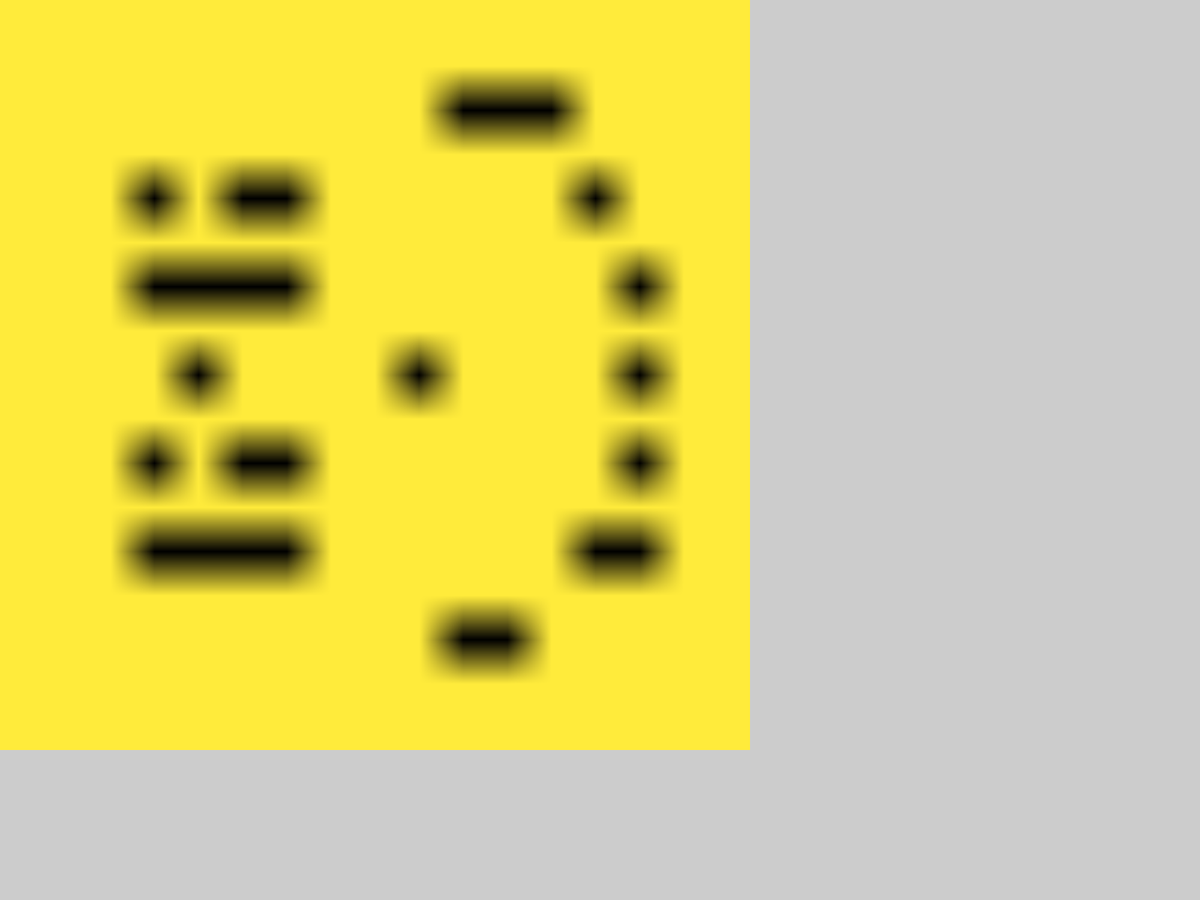
Frame 1 (no input)
Frame 2 (the mouse pressed at the canvas centre, redrawn once): identical to frame 1, image omitted

The Processing sketch that drew this single still picture (run headless with seeded random() and noise(); the mouse was pressed at the canvas centre and the sketch redrawn once):

// Processing sketch: FromKnoxMatrix
// ── FromKnoxMatrix.pde
void setup() {
  fullScreen();
}
void draw() {
  noLoop();
  PImage x = createImage(17, 17, RGB);
  x.loadPixels();
  //int[][] c = {{0xffeb3b, 0xffeb3b, 0xffeb3b, 0xffeb3b, 0xffeb3b, 0xffeb3b, 0xffeb3b, 0xffeb3b, 0xffeb3b, 0xffeb3b, 0xffeb3b, 0xffeb3b, 0xffeb3b, 0xffeb3b, 0xffeb3b, 0xffeb3b, 0xffeb3b}, {0xffeb3b, 0xffeb3b, 0xffeb3b, 0xffeb3b, 0xffeb3b, 0xffeb3b, 0xffeb3b, 0xffeb3b, 0xffeb3b, 0xffeb3b, 0xffeb3b, 0xffeb3b, 0xffeb3b, 0xffeb3b, 0xffeb3b, 0xffeb3b, 0xffeb3b}, {0xffeb3b, 0xffeb3b, 0xffeb3b, 0xffeb3b, 0xffeb3b, 0xffeb3b, 0xffeb3b, 0xffeb3b, 0xffeb3b, 0xffeb3b, 0x000000, 0x000000, 0x000000, 0xffeb3b, 0xffeb3b, 0xffeb3b, 0xffeb3b}, {0xffeb3b, 0xffeb3b, 0xffeb3b, 0x000000, 0x000000, 0x000000, 0x000000, 0xffeb3b, 0xffeb3b, 0xffeb3b, 0xffeb3b, 0xffeb3b, 0x000000, 0x000000, 0xffeb3b, 0xffeb3b, 0xffeb3b}, {0xffeb3b, 0xffeb3b, 0xffeb3b, 0x000000, 0xffeb3b, 0x000000, 0x000000, 0xffeb3b, 0xffeb3b, 0xffeb3b, 0xffeb3b, 0xffeb3b, 0xffeb3b, 0x000000, 0xffeb3b, 0xffeb3b, 0xffeb3b}, {0xffeb3b, 0xffeb3b, 0xffeb3b, 0x000000, 0xffeb3b, 0xffeb3b, 0x000000, 0xffeb3b, 0xffeb3b, 0xffeb3b, 0xffeb3b, 0xffeb3b, 0xffeb3b, 0x000000, 0x000000, 0xffeb3b, 0xffeb3b}, {0xffeb3b, 0xffeb3b, 0xffeb3b, 0x000000, 0x000000, 0x000000, 0x000000, 0xffeb3b, 0xffeb3b, 0xffeb3b, 0xffeb3b, 0xffeb3b, 0xffeb3b, 0xffeb3b, 0x000000, 0xffeb3b, 0xffeb3b}, {0xffeb3b, 0xffeb3b, 0xffeb3b, 0xffeb3b, 0x000000, 0xffeb3b, 0xffeb3b, 0xffeb3b, 0xffeb3b, 0xffeb3b, 0xffeb3b, 0xffeb3b, 0xffeb3b, 0xffeb3b, 0x000000, 0xffeb3b, 0xffeb3b}, {0xffeb3b, 0xffeb3b, 0xffeb3b, 0xffeb3b, 0x000000, 0xffeb3b, 0xffeb3b, 0xffeb3b, 0xffeb3b, 0x000000, 0xffeb3b, 0xffeb3b, 0xffeb3b, 0xffeb3b, 0x000000, 0xffeb3b, 0xffeb3b}, {0xffeb3b, 0xffeb3b, 0xffeb3b, 0x000000, 0x000000, 0x000000, 0x000000, 0xffeb3b, 0xffeb3b, 0xffeb3b, 0xffeb3b, 0xffeb3b, 0xffeb3b, 0xffeb3b, 0x000000, 0xffeb3b, 0xffeb3b}, {0xffeb3b, 0xffeb3b, 0xffeb3b, 0x000000, 0xffeb3b, 0x000000, 0x000000, 0xffeb3b, 0xffeb3b, 0xffeb3b, 0xffeb3b, 0xffeb3b, 0xffeb3b, 0xffeb3b, 0x000000, 0xffeb3b, 0xffeb3b}, {0xffeb3b, 0xffeb3b, 0xffeb3b, 0x000000, 0xffeb3b, 0xffeb3b, 0x000000, 0xffeb3b, 0xffeb3b, 0xffeb3b, 0xffeb3b, 0xffeb3b, 0xffeb3b, 0xffeb3b, 0x000000, 0xffeb3b, 0xffeb3b}, {0xffeb3b, 0xffeb3b, 0xffeb3b, 0x000000, 0x000000, 0x000000, 0x000000, 0xffeb3b, 0xffeb3b, 0xffeb3b, 0xffeb3b, 0xffeb3b, 0xffeb3b, 0x000000, 0x000000, 0xffeb3b, 0xffeb3b}, {0xffeb3b, 0xffeb3b, 0xffeb3b, 0xffeb3b, 0xffeb3b, 0xffeb3b, 0xffeb3b, 0xffeb3b, 0xffeb3b, 0xffeb3b, 0xffeb3b, 0x000000, 0x000000, 0xffeb3b, 0xffeb3b, 0xffeb3b, 0xffeb3b}, {0xffeb3b, 0xffeb3b, 0xffeb3b, 0xffeb3b, 0xffeb3b, 0xffeb3b, 0xffeb3b, 0xffeb3b, 0xffeb3b, 0xffeb3b, 0x000000, 0x000000, 0xffeb3b, 0xffeb3b, 0xffeb3b, 0xffeb3b, 0xffeb3b}, {0xffeb3b, 0xffeb3b, 0xffeb3b, 0xffeb3b, 0xffeb3b, 0xffeb3b, 0xffeb3b, 0xffeb3b, 0xffeb3b, 0xffeb3b, 0xffeb3b, 0xffeb3b, 0xffeb3b, 0xffeb3b, 0xffeb3b, 0xffeb3b, 0xffeb3b}, {0xffeb3b, 0xffeb3b, 0xffeb3b, 0xffeb3b, 0xffeb3b, 0xffeb3b, 0xffeb3b, 0xffeb3b, 0xffeb3b, 0xffeb3b, 0xffeb3b, 0xffeb3b, 0xffeb3b, 0xffeb3b, 0xffeb3b, 0xffeb3b, 0xffeb3b}}
  //;
  int[] c = { 0xffeb3b, 0xffeb3b, 0xffeb3b, 0xffeb3b, 0xffeb3b, 0xffeb3b, 0xffeb3b, 0xffeb3b, 0xffeb3b, 0xffeb3b, 0xffeb3b, 0xffeb3b, 0xffeb3b, 0xffeb3b, 0xffeb3b, 0xffeb3b, 0xffeb3b, 
    0xffeb3b, 0xffeb3b, 0xffeb3b, 0xffeb3b, 0xffeb3b, 0xffeb3b, 0xffeb3b, 0xffeb3b, 0xffeb3b, 0xffeb3b, 0xffeb3b, 0xffeb3b, 0xffeb3b, 0xffeb3b, 0xffeb3b, 0xffeb3b, 0xffeb3b, 
    0xffeb3b, 0xffeb3b, 0xffeb3b, 0xffeb3b, 0xffeb3b, 0xffeb3b, 0xffeb3b, 0xffeb3b, 0xffeb3b, 0xffeb3b, 0x000000, 0x000000, 0x000000, 0xffeb3b, 0xffeb3b, 0xffeb3b, 0xffeb3b, 
    0xffeb3b, 0xffeb3b, 0xffeb3b, 0x000000, 0x000000, 0xffeb3b, 0xffeb3b, 0xffeb3b, 0xffeb3b, 0xffeb3b, 0x000000, 0x000000, 0x000000, 0x000000, 0xffeb3b, 0xffeb3b, 0xffeb3b, 
    0xffeb3b, 0xffeb3b, 0xffeb3b, 0x000000, 0xffeb3b, 0x000000, 0x000000, 0xffeb3b, 0xffeb3b, 0xffeb3b, 0xffeb3b, 0xffeb3b, 0xffeb3b, 0x000000, 0xffeb3b, 0xffeb3b, 0xffeb3b, 
    0xffeb3b, 0xffeb3b, 0x000000, 0x000000, 0xffeb3b, 0xffeb3b, 0xffeb3b, 0xffeb3b, 0xffeb3b, 0xffeb3b, 0x000000, 0xffeb3b, 0xffeb3b, 0x000000, 0xffeb3b, 0xffeb3b, 0xffeb3b, 
    0xffeb3b, 0xffeb3b, 0xffeb3b, 0x000000, 0x000000, 0x000000, 0x000000, 0xffeb3b, 0xffeb3b, 0xffeb3b, 0xffeb3b, 0xffeb3b, 0xffeb3b, 0xffeb3b, 0x000000, 0xffeb3b, 0xffeb3b, 
    0xffeb3b, 0xffeb3b, 0x000000, 0xffeb3b, 0xffeb3b, 0xffeb3b, 0xffeb3b, 0xffeb3b, 0xffeb3b, 0xffeb3b, 0xffeb3b, 0xffeb3b, 0x000000, 0xffeb3b, 0xffeb3b, 0xffeb3b, 0xffeb3b, 
    0xffeb3b, 0xffeb3b, 0xffeb3b, 0xffeb3b, 0x000000, 0xffeb3b, 0xffeb3b, 0xffeb3b, 0xffeb3b, 0x000000, 0xffeb3b, 0xffeb3b, 0xffeb3b, 0xffeb3b, 0x000000, 0xffeb3b, 0xffeb3b, 
    0xffeb3b, 0xffeb3b, 0x000000, 0xffeb3b, 0xffeb3b, 0xffeb3b, 0xffeb3b, 0xffeb3b, 0xffeb3b, 0xffeb3b, 0x000000, 0x000000, 0x000000, 0x000000, 0xffeb3b, 0xffeb3b, 0xffeb3b, 
    0xffeb3b, 0xffeb3b, 0xffeb3b, 0x000000, 0xffeb3b, 0x000000, 0x000000, 0xffeb3b, 0xffeb3b, 0xffeb3b, 0xffeb3b, 0xffeb3b, 0xffeb3b, 0xffeb3b, 0x000000, 0xffeb3b, 0xffeb3b, 
    0xffeb3b, 0xffeb3b, 0x000000, 0xffeb3b, 0xffeb3b, 0xffeb3b, 0xffeb3b, 0xffeb3b, 0xffeb3b, 0xffeb3b, 0x000000, 0xffeb3b, 0xffeb3b, 0x000000, 0xffeb3b, 0xffeb3b, 0xffeb3b, 
    0xffeb3b, 0xffeb3b, 0xffeb3b, 0x000000, 0x000000, 0x000000, 0x000000, 0xffeb3b, 0xffeb3b, 0xffeb3b, 0xffeb3b, 0xffeb3b, 0xffeb3b, 0x000000, 0x000000, 0xffeb3b, 0xffeb3b, 
    0xffeb3b, 0xffeb3b, 0xffeb3b, 0xffeb3b, 0x000000, 0x000000, 0xffeb3b, 0xffeb3b, 0xffeb3b, 0xffeb3b, 0xffeb3b, 0xffeb3b, 0xffeb3b, 0xffeb3b, 0xffeb3b, 0xffeb3b, 0xffeb3b, 
    0xffeb3b, 0xffeb3b, 0xffeb3b, 0xffeb3b, 0xffeb3b, 0xffeb3b, 0xffeb3b, 0xffeb3b, 0xffeb3b, 0xffeb3b, 0x000000, 0x000000, 0xffeb3b, 0xffeb3b, 0xffeb3b, 0xffeb3b, 0xffeb3b, 
    0xffeb3b, 0xffeb3b, 0xffeb3b, 0xffeb3b, 0xffeb3b, 0xffeb3b, 0xffeb3b, 0xffeb3b, 0xffeb3b, 0xffeb3b, 0xffeb3b, 0xffeb3b, 0xffeb3b, 0xffeb3b, 0xffeb3b, 0xffeb3b, 0xffeb3b, 
    0xffeb3b, 0xffeb3b, 0xffeb3b, 0xffeb3b, 0xffeb3b, 0xffeb3b, 0xffeb3b, 0xffeb3b, 0xffeb3b, 0xffeb3b, 0xffeb3b, 0xffeb3b, 0xffeb3b, 0xffeb3b, 0xffeb3b, 0xffeb3b, 0xffeb3b};

  for (int index = 0; index < x.pixels.length; index++) {
    //int i = index / 17;
    //int j = index % 17;
    //x.pixels[index] = c[i][j];
    //else
    if ((index / 17) % 2 == 0)
    x.pixels[index] = c[index];
    else 
      x.pixels[index] = c [index + 17 - (index % 17) - 1];
      
  }
  x.updatePixels();
  x.resize(1000, 1000);
  image(x, 0, 0);
}
